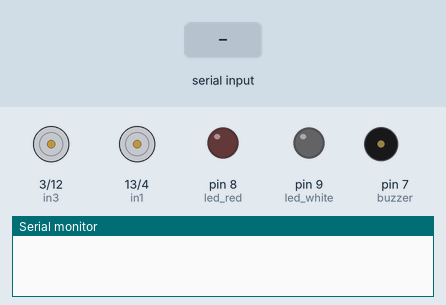
Bench run of a sketch on a simulated Arduino Uno, built with avr-gcc and run on an emulated ATmega328P. On the bench: motor-driver pin pairs drawn as motors (green arrow = first pin HIGH = forward, orange = second pin HIGH = backward, longer = more drive), output pins drawn as LEDs (lit = HIGH), buzzer (waves = sounding, pin HIGH), the last lines printed to the serial monitor. The test bench sets the inputs (shaded band).

Above: at 1.2 s.
1.3 s: "F" received over Serial
At 2.6 s:
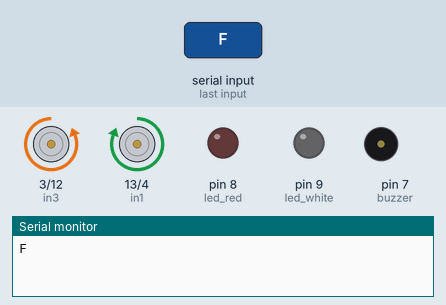
2.9 s: "B" received over Serial
At 4.0 s:
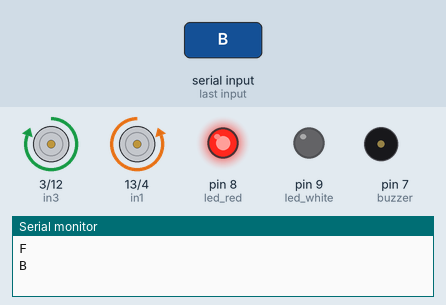
4.5 s: "R" received over Serial
At 5.3 s:
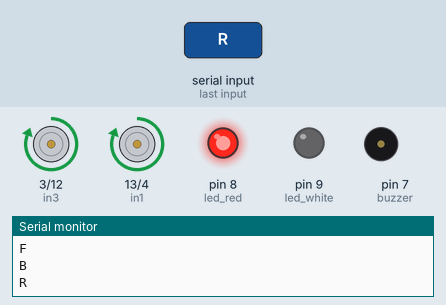
6.1 s: "L" received over Serial
At 6.5 s:
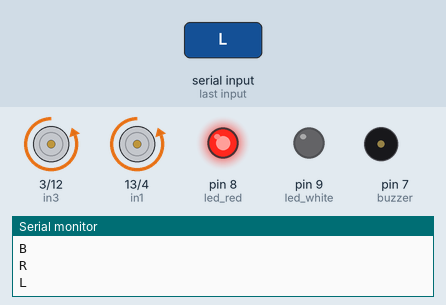
7.7 s: "Y" received over Serial
At 8.9 s:
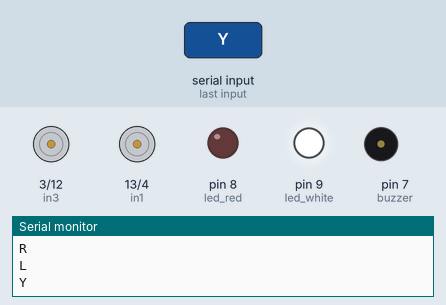
9.3 s: "Z" received over Serial
At 10.1 s:
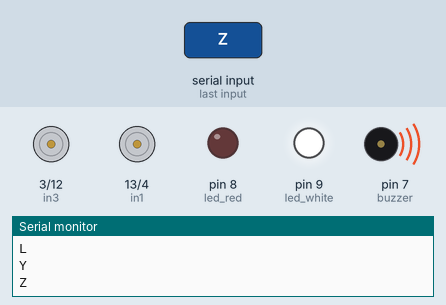
Timing chart, 0 to 12.3 s (numbered marks = the images above; inputs shaded):
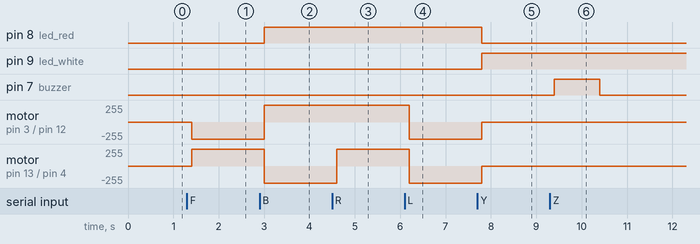

Measured:
- after the input at 1.3 s, motor on pin 3 (in3) / pin 12 (in4): stopped → backward 255/255 after 0.10 s; motor on pin 13 (in1) / pin 4 (in2): stopped → forward 255/255 after 0.10 s
- after the input at 2.9 s, pin 8 (led_red): LOW → HIGH after 0.10 s; motor on pin 3 (in3) / pin 12 (in4): backward 255/255 → forward 255/255 after 0.10 s; motor on pin 13 (in1) / pin 4 (in2): forward 255/255 → backward 255/255 after 0.10 s
- after the input at 4.5 s, motor on pin 13 (in1) / pin 4 (in2): backward 255/255 → forward 255/255 after 0.10 s
- after the input at 6.1 s, motor on pin 3 (in3) / pin 12 (in4), motor on pin 13 (in1) / pin 4 (in2): forward 255/255 → backward 255/255 after 0.10 s
- after the input at 7.7 s, pin 8 (led_red): HIGH → LOW after 0.10 s; pin 9 (led_white): LOW → HIGH after 0.10 s; motor on pin 3 (in3) / pin 12 (in4), motor on pin 13 (in1) / pin 4 (in2): backward 255/255 → stopped after 0.10 s
- after the input at 9.3 s, pin 7 (buzzer): LOW → HIGH after 0.10 s, → LOW 1.0 s later

The sketch:

main.ino
```cpp
#include <Servo.h>
String text;
void setup()
{
    Serial.begin(9600);
    pinMode(13, OUTPUT); // in1, forward, left
    pinMode(12, OUTPUT); // in4, forward, right
    pinMode(4, OUTPUT);  // in2, backward, left
    pinMode(3, OUTPUT);  // in3, backward, right
    pinMode(9, OUTPUT);  // led white
    pinMode(8, OUTPUT);  // led red
    pinMode(7, OUTPUT);  // buzzer
    // serv_obj.attach(9);
}

void loop()
{
    while (Serial.available())
    {
        delay(100);
        char c = Serial.read();
        text += c;
    }
    if (text.length() > 0)
    {
        Serial.println(text);
        Stop();
        if (text == "F")
        {
            forward();
        }
        else if (text == "B")
        {
            backward();
        }
        else if (text == "R")
        {
            right();
        }
        else if (text == "L")
        {
            left();
        }
        else if (text == "Y")
        {
            digitalWrite(9, 1);
        }
        else if (text == "y")
        {
            digitalWrite(9, 0);
        }
        else if (text == "Z")
        {
            digitalWrite(7, 1);
            delay(1000);
            digitalWrite(7, 0);
        }

        text = "";
    }
}
void forward()
{
    digitalWrite(13, 1);
    digitalWrite(12, 1);
    digitalWrite(4, 0);
    digitalWrite(3, 0);
    digitalWrite(8, 0);
}
void backward()
{
    digitalWrite(13, 0);
    digitalWrite(12, 0);
    digitalWrite(4, 1);
    digitalWrite(3, 1);
    digitalWrite(8, 1);
}
void left()
{
    digitalWrite(13, 0);
    digitalWrite(12, 1);
    digitalWrite(4, 1);
    digitalWrite(3, 0);
    digitalWrite(8, 1);
}
void right()
{
    digitalWrite(13, 1);
    digitalWrite(12, 0);
    digitalWrite(4, 0);
    digitalWrite(3, 1);
    digitalWrite(8, 1);
}
void Stop()
{
    digitalWrite(13, 0);
    digitalWrite(12, 0);
    digitalWrite(4, 0);
    digitalWrite(3, 0);
    digitalWrite(8, 0);
}
```
